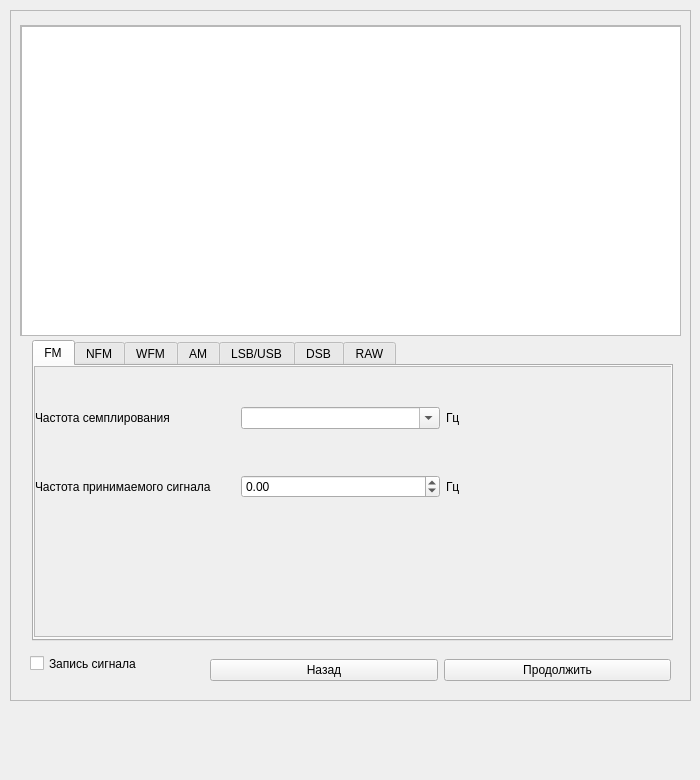
<?xml version="1.0" encoding="UTF-8"?>
<ui version="4.0">
 <class>Form</class>
 <widget class="QWidget" name="SDR">
  <property name="geometry">
   <rect>
    <x>0</x>
    <y>0</y>
    <width>700</width>
    <height>780</height>
   </rect>
  </property>
  <property name="windowTitle">
   <string>Form</string>
  </property>
  <widget class="QFrame" name="frame">
   <property name="geometry">
    <rect>
     <x>10</x>
     <y>10</y>
     <width>681</width>
     <height>691</height>
    </rect>
   </property>
   <property name="frameShape">
    <enum>QFrame::StyledPanel</enum>
   </property>
   <property name="frameShadow">
    <enum>QFrame::Raised</enum>
   </property>
   <widget class="QScrollArea" name="scrollArea">
    <property name="geometry">
     <rect>
      <x>10</x>
      <y>15</y>
      <width>661</width>
      <height>311</height>
     </rect>
    </property>
    <property name="widgetResizable">
     <bool>true</bool>
    </property>
    <widget class="QWidget" name="scrollAreaWidgetContents">
     <property name="enabled">
      <bool>true</bool>
     </property>
     <property name="geometry">
      <rect>
       <x>0</x>
       <y>0</y>
       <width>659</width>
       <height>309</height>
      </rect>
     </property>
     <widget class="QTextEdit" name="textEdit">
      <property name="geometry">
       <rect>
        <x>0</x>
        <y>0</y>
        <width>661</width>
        <height>321</height>
       </rect>
      </property>
     </widget>
    </widget>
   </widget>
   <widget class="QTabWidget" name="tabWidget">
    <property name="geometry">
     <rect>
      <x>22</x>
      <y>330</y>
      <width>641</width>
      <height>301</height>
     </rect>
    </property>
    <property name="currentIndex">
     <number>0</number>
    </property>
    <widget class="QWidget" name="tab">
     <attribute name="title">
      <string>FM</string>
     </attribute>
     <widget class="QScrollArea" name="scrollArea_2">
      <property name="geometry">
       <rect>
        <x>0</x>
        <y>0</y>
        <width>641</width>
        <height>271</height>
       </rect>
      </property>
      <property name="widgetResizable">
       <bool>true</bool>
      </property>
      <widget class="QWidget" name="scrollAreaWidgetContents_2">
       <property name="geometry">
        <rect>
         <x>0</x>
         <y>0</y>
         <width>639</width>
         <height>269</height>
        </rect>
       </property>
       <widget class="QWidget" name="gridLayoutWidget">
        <property name="geometry">
         <rect>
          <x>0</x>
          <y>0</y>
          <width>611</width>
          <height>171</height>
         </rect>
        </property>
        <layout class="QGridLayout" name="gridLayout">
         <property name="sizeConstraint">
          <enum>QLayout::SetDefaultConstraint</enum>
         </property>
         <item row="0" column="0">
          <widget class="QLabel" name="label_10">
           <property name="text">
            <string>Частота семплирования</string>
           </property>
          </widget>
         </item>
         <item row="1" column="0">
          <widget class="QLabel" name="label_11">
           <property name="text">
            <string>Частота принимаемого сигнала</string>
           </property>
           <property name="textFormat">
            <enum>Qt::AutoText</enum>
           </property>
           <property name="scaledContents">
            <bool>true</bool>
           </property>
           <property name="wordWrap">
            <bool>true</bool>
           </property>
          </widget>
         </item>
         <item row="0" column="2">
          <widget class="QLabel" name="label">
           <property name="text">
            <string>Гц</string>
           </property>
          </widget>
         </item>
         <item row="0" column="1">
          <widget class="QComboBox" name="comboBox_sampl">
           <property name="editable">
            <bool>true</bool>
           </property>
          </widget>
         </item>
         <item row="1" column="2">
          <widget class="QLabel" name="label_2">
           <property name="text">
            <string>Гц</string>
           </property>
          </widget>
         </item>
         <item row="1" column="1">
          <widget class="QDoubleSpinBox" name="doubleSpinBox_freq">
           <property name="wrapping">
            <bool>true</bool>
           </property>
           <property name="buttonSymbols">
            <enum>QAbstractSpinBox::UpDownArrows</enum>
           </property>
           <property name="accelerated">
            <bool>true</bool>
           </property>
           <property name="maximum">
            <double>999.990000000000009</double>
           </property>
          </widget>
         </item>
        </layout>
       </widget>
      </widget>
     </widget>
    </widget>
    <widget class="QWidget" name="tab_2">
     <attribute name="title">
      <string>NFM</string>
     </attribute>
    </widget>
    <widget class="QWidget" name="tab_3">
     <attribute name="title">
      <string>WFM</string>
     </attribute>
    </widget>
    <widget class="QWidget" name="tab_4">
     <attribute name="title">
      <string>AM</string>
     </attribute>
    </widget>
    <widget class="QWidget" name="tab_5">
     <attribute name="title">
      <string>LSB/USB</string>
     </attribute>
    </widget>
    <widget class="QWidget" name="tab_6">
     <attribute name="title">
      <string>DSB</string>
     </attribute>
    </widget>
    <widget class="QWidget" name="tab_7">
     <attribute name="title">
      <string>RAW</string>
     </attribute>
    </widget>
   </widget>
   <widget class="QCheckBox" name="checkBox">
    <property name="geometry">
     <rect>
      <x>20</x>
      <y>640</y>
      <width>162</width>
      <height>27</height>
     </rect>
    </property>
    <property name="text">
     <string>Запись сигнала</string>
    </property>
   </widget>
   <widget class="QWidget" name="horizontalLayoutWidget">
    <property name="geometry">
     <rect>
      <x>200</x>
      <y>640</y>
      <width>461</width>
      <height>41</height>
     </rect>
    </property>
    <layout class="QHBoxLayout" name="horizontalLayout">
     <item>
      <widget class="QPushButton" name="cancel_button_4">
       <property name="text">
        <string>Назад</string>
       </property>
      </widget>
     </item>
     <item>
      <widget class="QPushButton" name="continue_button_4">
       <property name="text">
        <string>Продолжить</string>
       </property>
      </widget>
     </item>
    </layout>
   </widget>
  </widget>
 </widget>
 <resources/>
 <connections/>
</ui>
